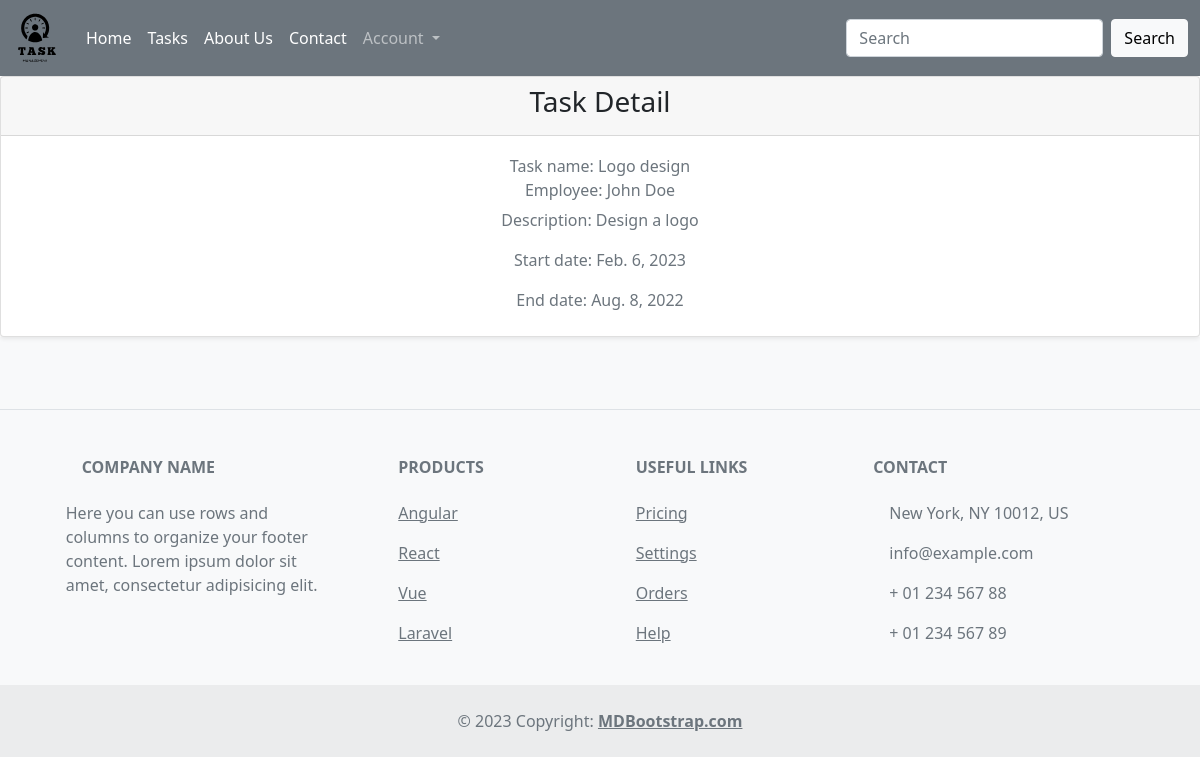
The app's page /view/9/ with its own data.
### home/models.py (models this page shows, shortened)
class Task(models.Model):
    task_name = models.CharField(max_length=100)
    employee = models.CharField(max_length=100)
    task_desc = models.TextField()
    start_date = models.DateField(auto_now=True)
    end_date = models.DateField()
    image = models.ImageField(upload_to='img/', blank=False)

### home/views.py (the view)
# urls.py: path('view/<int:task_id>/', views.viewtask, name='viewtask'),
def viewtask(request, task_id):
    tasks = Task.objects.get(id = task_id)
    context = {'tasks':tasks}
    return render(request, 'task/view_task.html', context)

### templates/task/view_task.html (shortened to what this page needs)
{% extends 'inc/nav.html' %} {% load static %} {% block content %}
<div class="card shadow-sm text-center ">
  <div class="card-header">
    <h3 class="card-title">Task Detail</h3>
  </div>
  <div class="card-body p-0">
    <div class="card-p mb-10">
      <div class="px-4">
      </div>
      <h6 class="card-subtitle mb-2 text-secondary font-weight-bold">
        Task name: {{ tasks.task_name }}
      </h6>
      <h6 class="card-subtitle mb-2 text-secondary font-weight-bold">
        Employee: {{ tasks.employee }}
      </h6>
      <p class="card-text text-secondary">Description: {{ tasks.task_desc}}</p>
      <p class="card-text text-secondary">Start date: {{ tasks.start_date}}</p>
      <p class="card-text text-secondary pb-4">End date: {{ tasks.end_date}}</p>
    </div>
  </div>
</div>
{% endblock content %}

### records on screen
Task: task_name "Logo design", employee "John Doe", task_desc "Design a logo", start_date "Feb. 6, 2023", end_date "Aug. 8, 2022"
